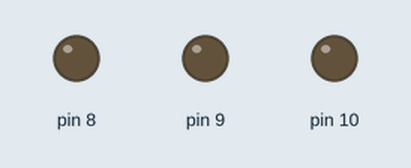
Recording of a sketch running on a simulated Arduino Uno, built with avr-gcc and run on an emulated ATmega328P. On the bench: output pins drawn as LEDs (lit = HIGH).

Above: at 0.5 s.
At 2.5 s:
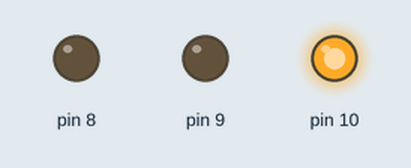
At 5.5 s:
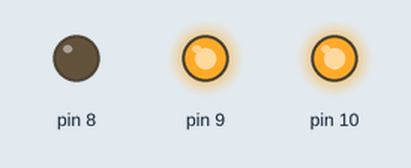
At 12.5 s:
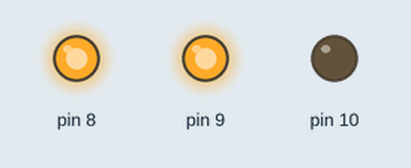
At 14.0 s:
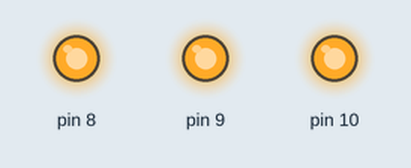
Timing chart, 0 to 15.6 s (numbered marks = the images above):
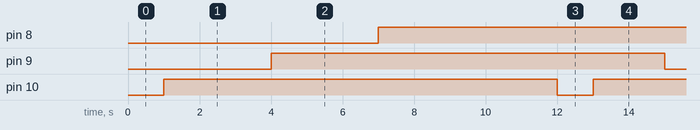

The sketch:

test_led.ino
```cpp
// 10 blue // 9 green // 8 red
// All trigger LOW

void setup() {
  // put your setup code here, to run once:
  pinMode(10,OUTPUT);
  pinMode(9,OUTPUT);
  pinMode(8,OUTPUT);

}

void loop() {
  // put your main code here, to run repeatedly:
  digitalWrite(10,LOW);
  delay(1000);
  digitalWrite(10,HIGH);

  delay(2000);

  digitalWrite(9,LOW);
  delay(1000);
  digitalWrite(9,HIGH);

  delay(2000);

  digitalWrite(8,LOW);
  delay(1000);
  digitalWrite(8,HIGH);

  delay(5000);

}
```

Measured:
- by itself, pin 8–10: alternates HIGH for 11.0 s and LOW for 1.0 s
